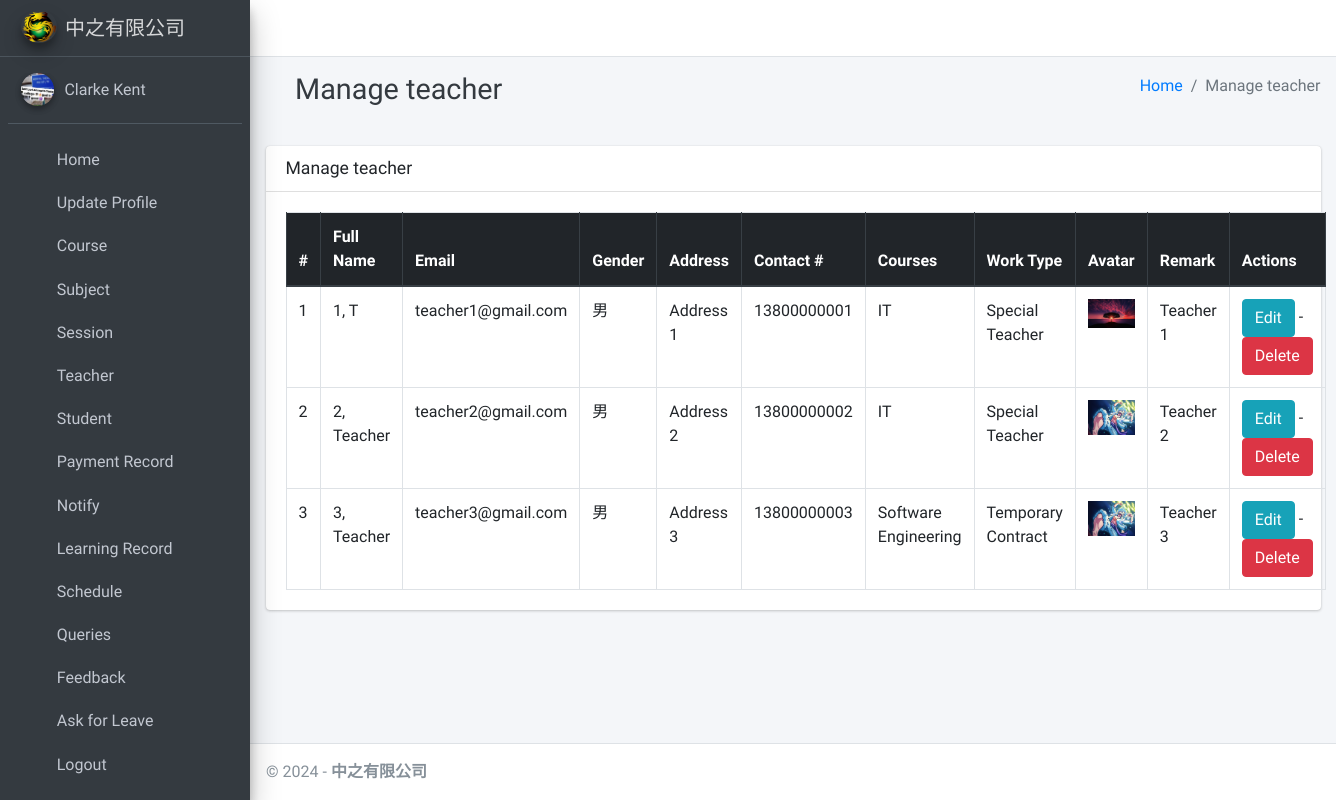
/teacher/manage/ (signed in), run on an earlier commit of the app's database.
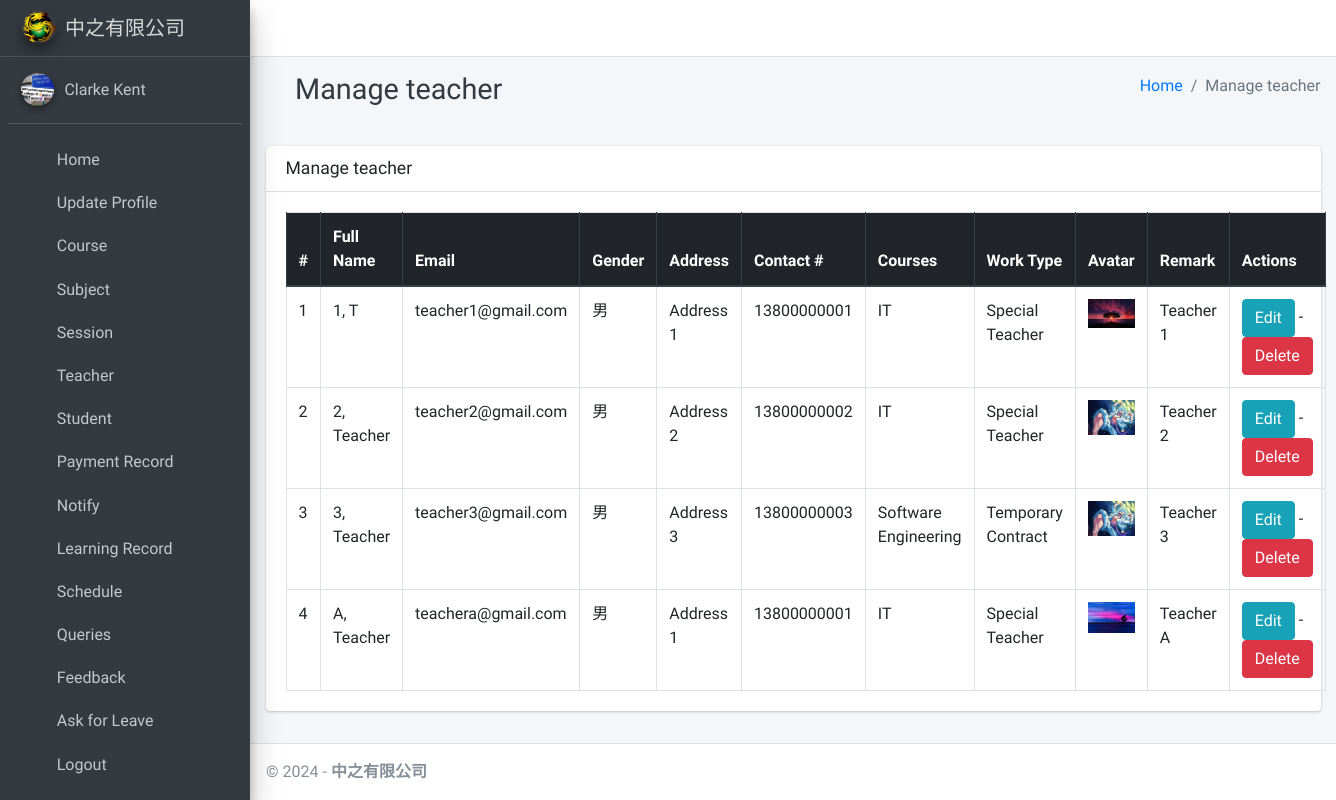
And on a later commit of the database.
### main_app/models.py (models this page shows, shortened)
class CustomUser(AbstractUser):
    USER_TYPE = ((1, "HOD"), (2, "Teacher"), (3, "Student"))
    GENDER = [("M", "Male"), ("F", "Female")]
    username = None  # Removed username, using email instead
    email = models.EmailField(unique=True)
    user_type = models.CharField(default=1, choices=USER_TYPE, max_length=1)
    gender = models.CharField(max_length=1, choices=GENDER)
    profile_pic = models.ImageField()
    address = models.TextField()
    contact_num = models.TextField(default="")
    remark = models.TextField(default="")
    fcm_token = models.TextField(default="")  # For firebase notifications
    created_at = models.DateTimeField(auto_now_add=True)
    updated_at = models.DateTimeField(auto_now=True)
    USERNAME_FIELD = "email"
    REQUIRED_FIELDS = []
    objects = CustomUserManager()
    def __str__(self):
        return self.last_name + ", " + self.first_name

class Teacher(models.Model):
    course = models.ForeignKey(Course, on_delete=models.DO_NOTHING, null=True, blank=False)
    admin = models.OneToOneField(CustomUser, on_delete=models.CASCADE)
    work_type = models.CharField(max_length = 30, blank = True) #Special/Temporary

class Course(models.Model):
    name = models.CharField(max_length=120)
    created_at = models.DateTimeField(auto_now_add=True)
    updated_at = models.DateTimeField(auto_now=True)

### main_app/hod_views.py (the view)
# urls.py: path("teacher/manage/", hod_views.manage_teacher, name='manage_teacher'),
def manage_teacher(request):
    allteacher = CustomUser.objects.filter(user_type=2)
    context = {
        'allteacher': allteacher,
        'page_title': 'Manage teacher'
    }
    return render(request, "hod_template/manage_teacher.html", context)

### main_app/templates/hod_template/manage_teacher.html
{% extends 'main_app/base.html' %}
{% load static %}
{% block page_title %}<i class="nav-icon fas fa-user"></i>  {{page_title}}{% endblock page_title %}
{% block content %}
<section class="content">
    <div class="container-fluid">
        <div class="row">
            <div class="col-md-12">
                <div class="card">
                    <div class="card-header">
                        <h3 class="card-title">{{page_title}}</h3>
                    </div>
                    <div class="card-body">
                        <table id="example2" class="table table-bordered table-hover">
                            <thead class="thead-dark">
                                <tr>
                                    <th>#</th>
                                    <th>Full Name</th>
                                    <th>Email</th>
                                    <th>Gender</th>
                                    <th>Address</th>
                                    <th>Contact #</th>
                                    <th>Courses</th>
                                    <th>Work Type</th>
                                    <th>Avatar</th>
                                    <th>Remark</th>
                                    <th>Actions</th>
                                </tr>
                            </thead>
                            <tbody>
                                {% for teacher in allteacher %}
                                <tr>
                                    <td>{{ forloop.counter }}</td>
                                    <td>{{teacher.last_name}}, {{teacher.first_name}}</td>
                                    <td>{{teacher.email}}</td>
                                    <td>{{teacher.gender}}</td>
                                    <td>{{teacher.address}}</td>
                                    <td>{{teacher.contact_num}}</td>
                                    <td>{{teacher.teacher.course.name}}</td>
                                    <td>{{teacher.teacher.work_type}}</td>
                                    <td>
                                        {% if teacher.profile_pic == ""  %}
                                        No Image
                                        {% else %}
                                        <img class="img img-fluid mb-2" height="56" width="56"
                                            src="{{teacher.profile_pic}}" alt="">
                                        {% endif %}
                                    </td>
                                    <td>{{teacher.remark}}</td>
                                    <td>
                                        <a href="{% url 'edit_teacher' teacher.teacher.id %}" class="btn btn-info">Edit</a> -
                                        <a href="{% url 'delete_teacher' teacher.teacher.id %}" class="btn btn-danger" onclick="return confirm('Are you sure about this ?')">Delete</a>
                                    </td>
                                </tr>
                                {% endfor %}
                            </tbody>
                        </table>
                    </div>
                </div>
            </div>
        </div>
    </div>
</section>
{% endblock content %}

What changed in the data, as far as the page shows it:
added CustomUser: last_name "A", first_name "Teacher", email "teachera@gmail.com", gender "男", address "Address 1", contact_num "13800000001", teacher.course.name "IT", teacher.work_type "Special Teacher", profile_pic (picture), remark "Teacher A"
